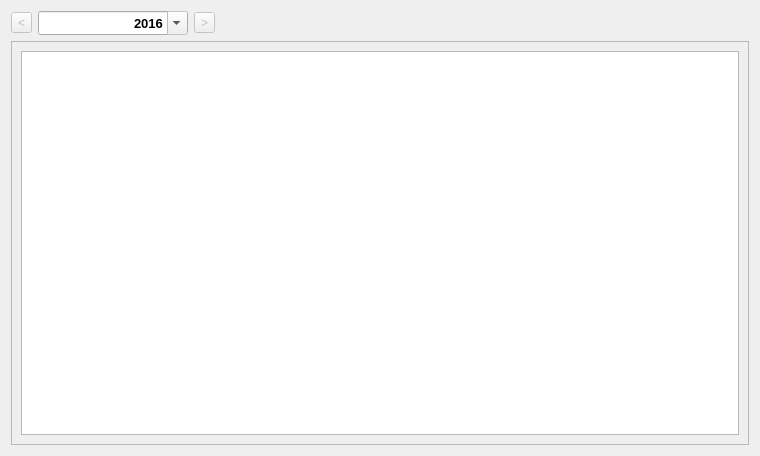
<?xml version="1.0" encoding="UTF-8"?>
<ui version="4.0">
 <class>cYearlyView</class>
 <widget class="QWidget" name="cYearlyView">
  <property name="geometry">
   <rect>
    <x>0</x>
    <y>0</y>
    <width>760</width>
    <height>456</height>
   </rect>
  </property>
  <property name="windowTitle">
   <string>Form</string>
  </property>
  <layout class="QGridLayout" name="gridLayout">
   <item row="0" column="0">
    <layout class="QVBoxLayout" name="verticalLayout">
     <item>
      <layout class="QHBoxLayout" name="horizontalLayout">
       <item>
        <widget class="QToolButton" name="m_lpPrevYear">
         <property name="enabled">
          <bool>false</bool>
         </property>
         <property name="text">
          <string>&lt;</string>
         </property>
        </widget>
       </item>
       <item>
        <widget class="QDateEdit" name="m_lpYear">
         <property name="minimumSize">
          <size>
           <width>150</width>
           <height>0</height>
          </size>
         </property>
         <property name="font">
          <font>
           <pointsize>10</pointsize>
           <weight>75</weight>
           <bold>true</bold>
          </font>
         </property>
         <property name="alignment">
          <set>Qt::AlignRight|Qt::AlignTrailing|Qt::AlignVCenter</set>
         </property>
         <property name="readOnly">
          <bool>true</bool>
         </property>
         <property name="minimumDateTime">
          <datetime>
           <hour>0</hour>
           <minute>0</minute>
           <second>0</second>
           <year>2016</year>
           <month>5</month>
           <day>1</day>
          </datetime>
         </property>
         <property name="currentSection">
          <enum>QDateTimeEdit::YearSection</enum>
         </property>
         <property name="displayFormat">
          <string>yyyy</string>
         </property>
         <property name="calendarPopup">
          <bool>true</bool>
         </property>
        </widget>
       </item>
       <item>
        <widget class="QToolButton" name="m_lpNextYear">
         <property name="enabled">
          <bool>false</bool>
         </property>
         <property name="text">
          <string>&gt;</string>
         </property>
        </widget>
       </item>
       <item>
        <spacer name="horizontalSpacer_2">
         <property name="orientation">
          <enum>Qt::Horizontal</enum>
         </property>
         <property name="sizeHint" stdset="0">
          <size>
           <width>40</width>
           <height>20</height>
          </size>
         </property>
        </spacer>
       </item>
      </layout>
     </item>
     <item>
      <widget class="QScrollArea" name="scrollArea">
       <property name="widgetResizable">
        <bool>true</bool>
       </property>
       <widget class="QWidget" name="scrollAreaWidgetContents">
        <property name="geometry">
         <rect>
          <x>0</x>
          <y>0</y>
          <width>738</width>
          <height>404</height>
         </rect>
        </property>
        <layout class="QGridLayout" name="gridLayout_2">
         <item row="1" column="0">
          <widget class="QTableView" name="m_lpYearlyList">
           <property name="font">
            <font>
             <family>Segoe UI</family>
             <pointsize>7</pointsize>
            </font>
           </property>
           <property name="editTriggers">
            <set>QAbstractItemView::NoEditTriggers</set>
           </property>
           <property name="alternatingRowColors">
            <bool>true</bool>
           </property>
           <property name="selectionBehavior">
            <enum>QAbstractItemView::SelectRows</enum>
           </property>
           <property name="showGrid">
            <bool>false</bool>
           </property>
           <property name="wordWrap">
            <bool>false</bool>
           </property>
           <property name="cornerButtonEnabled">
            <bool>false</bool>
           </property>
           <attribute name="horizontalHeaderVisible">
            <bool>false</bool>
           </attribute>
           <attribute name="verticalHeaderVisible">
            <bool>false</bool>
           </attribute>
          </widget>
         </item>
        </layout>
       </widget>
      </widget>
     </item>
    </layout>
   </item>
  </layout>
 </widget>
 <resources/>
 <connections/>
</ui>
